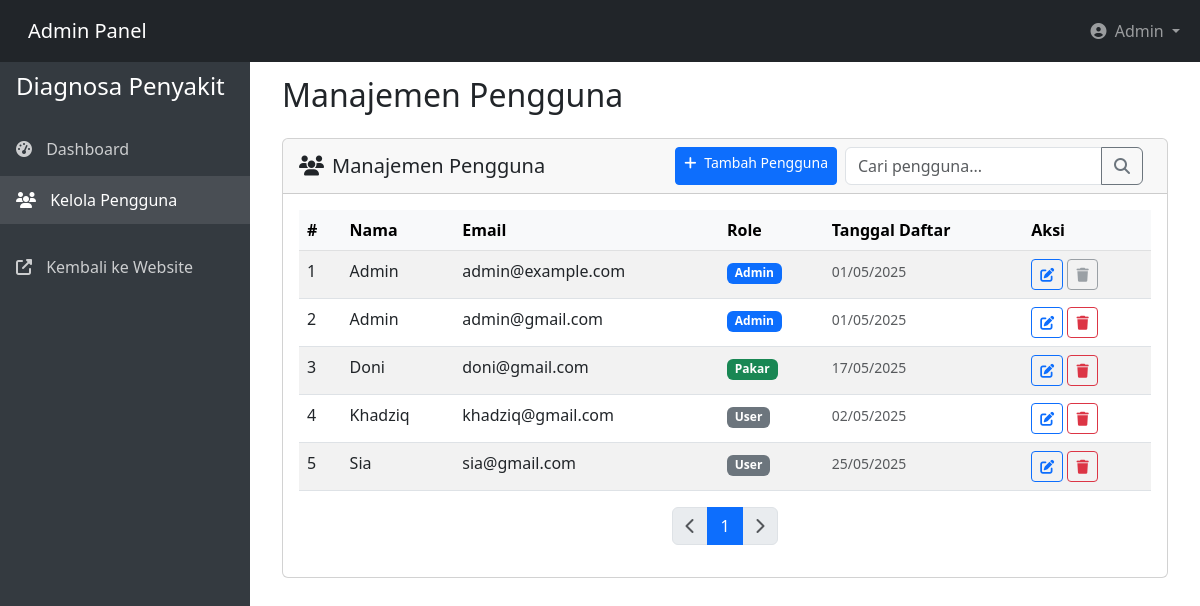
Screenshot of /admin/pengguna.php (signed in) with the database file from the repository.
### tables this page shows
CREATE TABLE `users` (
  `id` int NOT NULL,
  `nama` varchar(100) NOT NULL,
  `email` varchar(100) NOT NULL,
  `password` varchar(255) NOT NULL,
  `role` enum('user','admin','pakar') NOT NULL DEFAULT 'user',
  `created_at` timestamp NULL DEFAULT CURRENT_TIMESTAMP
);

### admin/pengguna.php (the view, shortened to what this page needs)
<?php
require_once(__DIR__ . '/layout/header_layout.php');
$per_page = 10;
$page = isset($_GET['page']) ? (int)$_GET['page'] : 1;
$start = ($page > 1) ? ($page * $per_page) - $per_page : 0;
$search = isset($_GET['search']) ? mysqli_real_escape_string($conn, $_GET['search']) : '';
$search_condition = $search ? "WHERE (nama LIKE '%$search%' OR email LIKE '%$search%')" : '';
$total_query = "SELECT COUNT(*) as total FROM users $search_condition";
$total_result = mysqli_query($conn, $total_query);
$total_row = mysqli_fetch_assoc($total_result);
$total = $total_row['total'];
$pages = ceil($total / $per_page);
$query = "SELECT * FROM users $search_condition ORDER BY nama ASC LIMIT $start, $per_page";
$result = mysqli_query($conn, $query);
?>
<div class="card">
    <div class="card-header">
        <div class="d-flex justify-content-between align-items-center">
            <h5 class="card-title mb-0">
                <i class="fas fa-users me-2"></i>Manajemen Pengguna
            </h5>
            <div class="d-flex">
                <a href="user_tambah.php" class="btn btn-primary btn-sm me-2">
                    <i class="fas fa-plus me-1"></i> Tambah Pengguna
                </a>
                <form method="get" class="me-2">
                    <div class="input-group">
                        <input type="text" class="form-control" name="search" placeholder="Cari pengguna..."
                               value="<?= htmlspecialchars($search) ?>">
                        <button class="btn btn-outline-secondary" type="submit">
                            <i class="fas fa-search"></i>
                        </button>
                    </div>
                </form>
            </div>
        </div>
    </div>
    <div class="card-body">
        <?php if (mysqli_num_rows($result) > 0): ?>
            <div class="table-responsive">
                <table class="table table-striped table-hover">
                    <thead class="table-light">
                        <tr>
                            <th width="5%">#</th>
                            <th>Nama</th>
                            <th>Email</th>
                            <th>Role</th>
                            <th>Tanggal Daftar</th>
                            <th width="15%">Aksi</th>
                        </tr>
                    </thead>
                    <tbody>
                        <?php
                        $no = $start + 1;
                        while($row = mysqli_fetch_assoc($result)):
                        ?>
                        <tr>
                            <td><?= $no++ ?></td>
                            <td><?= htmlspecialchars($row['nama']) ?></td>
                            <td><?= htmlspecialchars($row['email']) ?></td>
                            <td>
                                <?php if($row['role'] == 'admin'): ?>
                                    <span class="badge bg-primary">Admin</span>
                                <?php elseif ($row['role']=='pakar'): ?>
                                    <span class="badge bg-success">Pakar</span>
                                <?php else: ?>
                                    <span class="badge bg-secondary">User</span>
                                <?php endif; ?>
                            </td>
                            <td>
                                <small class="text-muted">
                                    <?= date('d/m/Y', strtotime($row['created_at'])) ?>
                                </small>
                            </td>
                            <td>
                                <a href="user_edit.php?id=<?= $row['id'] ?>"
                                   class="btn btn-sm btn-outline-primary" title="Edit">
                                    <i class="fas fa-edit"></i>
                                </a>
                                <?php if ($row['id'] != $_SESSION['user_id']): ?>
                                    <a href="?delete=<?= $row['id'] ?>"
                                       class="btn btn-sm btn-outline-danger"
                                       onclick="return confirm('Apakah Anda yakin ingin menghapus pengguna ini?')"
                                       title="Hapus">
                                        <i class="fas fa-trash"></i>
                                    </a>
                                <?php else: ?>
                                    <button class="btn btn-sm btn-outline-secondary" disabled title="Tidak dapat menghapus akun sendiri">
                                        <i class="fas fa-trash"></i>
                                    </button>
                                <?php endif; ?>
                            </td>
                        </tr>
                        <?php endwhile; ?>
                    </tbody>
                </table>
            </div>
            <nav aria-label="Page navigation">
                <ul class="pagination justify-content-center">
                    <li class="page-item <?= ($page <= 1) ? 'disabled' : '' ?>">
                        <a class="page-link" href="?page=<?= $page-1 ?>&search=<?= $search ?>">
                            <i class="fas fa-chevron-left"></i>
                        </a>
                    </li>
                    <?php for($i = 1; $i <= $pages; $i++): ?>
                        <li class="page-item <?= ($page == $i) ? 'active' : '' ?>">
                            <a class="page-link" href="?page=<?= $i ?>&search=<?= $search ?>">
                                <?= $i ?>
                            </a>
                        </li>
                    <?php endfor; ?>
                    <li class="page-item <?= ($page >= $pages) ? 'disabled' : '' ?>">
                        <a class="page-link" href="?page=<?= $page+1 ?>&search=<?= $search ?>">
                            <i class="fas fa-chevron-right"></i>
                        </a>
                    </li>
                </ul>
            </nav>
        <?php endif; ?>
    </div>
</div>
<?php
require_once(__DIR__ . '/layout/footer_layout.php');
?>

### admin/layout/header_layout.php (style rules this page uses)
body { padding-top: 56px; }

### rows the page displays
users: nama "Admin", email "admin@example.com", role "Admin", created_at "01/05/2025"
users: nama "Admin", email "admin@gmail.com", role "Admin", created_at "01/05/2025"
users: nama "Doni", email "doni@gmail.com", role "Pakar", created_at "17/05/2025"
users: nama "Khadziq", email "khadziq@gmail.com", role "User", created_at "02/05/2025"
users: nama "Sia", email "sia@gmail.com", role "User", created_at "25/05/2025"

### other values shown
$page_title "Manajemen Pengguna"
